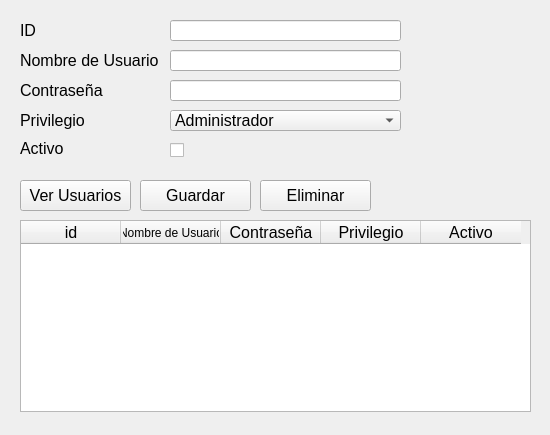
<?xml version="1.0" encoding="UTF-8"?>
<ui version="4.0">
 <class>Form</class>
 <widget class="QWidget" name="Form">
  <property name="geometry">
   <rect>
    <x>0</x>
    <y>0</y>
    <width>550</width>
    <height>435</height>
   </rect>
  </property>
  <property name="font">
   <font>
    <pointsize>12</pointsize>
   </font>
  </property>
  <property name="windowTitle">
   <string>Form</string>
  </property>
  <widget class="QPushButton" name="pushButton">
   <property name="geometry">
    <rect>
     <x>20</x>
     <y>180</y>
     <width>111</width>
     <height>31</height>
    </rect>
   </property>
   <property name="text">
    <string>Ver Usuarios</string>
   </property>
  </widget>
  <widget class="QTableWidget" name="tableWidget">
   <property name="geometry">
    <rect>
     <x>20</x>
     <y>220</y>
     <width>511</width>
     <height>192</height>
    </rect>
   </property>
   <column>
    <property name="text">
     <string>id</string>
    </property>
   </column>
   <column>
    <property name="text">
     <string>Nombre de Usuario</string>
    </property>
    <property name="font">
     <font>
      <pointsize>9</pointsize>
     </font>
    </property>
   </column>
   <column>
    <property name="text">
     <string>Contraseña</string>
    </property>
   </column>
   <column>
    <property name="text">
     <string>Privilegio</string>
    </property>
   </column>
   <column>
    <property name="text">
     <string>Activo</string>
    </property>
   </column>
  </widget>
  <widget class="QLabel" name="label_2">
   <property name="geometry">
    <rect>
     <x>20</x>
     <y>50</y>
     <width>141</width>
     <height>21</height>
    </rect>
   </property>
   <property name="font">
    <font>
     <pointsize>12</pointsize>
    </font>
   </property>
   <property name="text">
    <string>Nombre de Usuario</string>
   </property>
  </widget>
  <widget class="QLineEdit" name="lineEdit_Username">
   <property name="geometry">
    <rect>
     <x>170</x>
     <y>50</y>
     <width>231</width>
     <height>21</height>
    </rect>
   </property>
   <property name="font">
    <font>
     <pointsize>12</pointsize>
    </font>
   </property>
  </widget>
  <widget class="QLabel" name="label_3">
   <property name="geometry">
    <rect>
     <x>20</x>
     <y>80</y>
     <width>141</width>
     <height>21</height>
    </rect>
   </property>
   <property name="font">
    <font>
     <pointsize>12</pointsize>
    </font>
   </property>
   <property name="text">
    <string>Contraseña</string>
   </property>
  </widget>
  <widget class="QLineEdit" name="lineEdit_Pass">
   <property name="geometry">
    <rect>
     <x>170</x>
     <y>80</y>
     <width>231</width>
     <height>21</height>
    </rect>
   </property>
   <property name="font">
    <font>
     <pointsize>12</pointsize>
    </font>
   </property>
  </widget>
  <widget class="QLabel" name="label_4">
   <property name="geometry">
    <rect>
     <x>20</x>
     <y>140</y>
     <width>141</width>
     <height>16</height>
    </rect>
   </property>
   <property name="font">
    <font>
     <pointsize>12</pointsize>
    </font>
   </property>
   <property name="text">
    <string>Activo</string>
   </property>
  </widget>
  <widget class="QCheckBox" name="checkBox_Activo">
   <property name="geometry">
    <rect>
     <x>170</x>
     <y>140</y>
     <width>21</width>
     <height>21</height>
    </rect>
   </property>
   <property name="layoutDirection">
    <enum>Qt::LeftToRight</enum>
   </property>
   <property name="text">
    <string/>
   </property>
   <property name="iconSize">
    <size>
     <width>20</width>
     <height>20</height>
    </size>
   </property>
  </widget>
  <widget class="QPushButton" name="pushButton_Guardar">
   <property name="geometry">
    <rect>
     <x>140</x>
     <y>180</y>
     <width>111</width>
     <height>31</height>
    </rect>
   </property>
   <property name="text">
    <string>Guardar</string>
   </property>
  </widget>
  <widget class="QLineEdit" name="lineEdit_Id">
   <property name="geometry">
    <rect>
     <x>170</x>
     <y>20</y>
     <width>231</width>
     <height>21</height>
    </rect>
   </property>
   <property name="font">
    <font>
     <pointsize>12</pointsize>
    </font>
   </property>
   <property name="readOnly">
    <bool>true</bool>
   </property>
  </widget>
  <widget class="QLabel" name="label_5">
   <property name="geometry">
    <rect>
     <x>20</x>
     <y>20</y>
     <width>141</width>
     <height>21</height>
    </rect>
   </property>
   <property name="font">
    <font>
     <pointsize>12</pointsize>
    </font>
   </property>
   <property name="text">
    <string>ID</string>
   </property>
  </widget>
  <widget class="QPushButton" name="pushButton_Eliminar">
   <property name="geometry">
    <rect>
     <x>260</x>
     <y>180</y>
     <width>111</width>
     <height>31</height>
    </rect>
   </property>
   <property name="text">
    <string>Eliminar</string>
   </property>
  </widget>
  <widget class="QLabel" name="label_6">
   <property name="geometry">
    <rect>
     <x>20</x>
     <y>110</y>
     <width>141</width>
     <height>21</height>
    </rect>
   </property>
   <property name="font">
    <font>
     <pointsize>12</pointsize>
    </font>
   </property>
   <property name="text">
    <string>Privilegio</string>
   </property>
  </widget>
  <widget class="QComboBox" name="comboBox_Privilegio">
   <property name="geometry">
    <rect>
     <x>170</x>
     <y>110</y>
     <width>231</width>
     <height>21</height>
    </rect>
   </property>
   <item>
    <property name="text">
     <string>Administrador</string>
    </property>
   </item>
   <item>
    <property name="text">
     <string>Usuario</string>
    </property>
   </item>
  </widget>
 </widget>
 <resources/>
 <connections/>
</ui>
